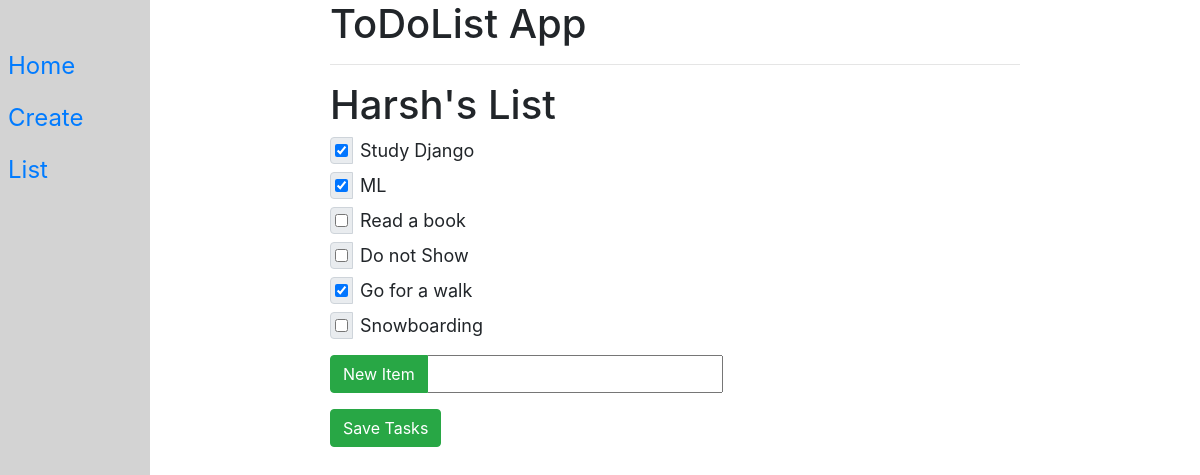
Before: /1/ with the older database file.
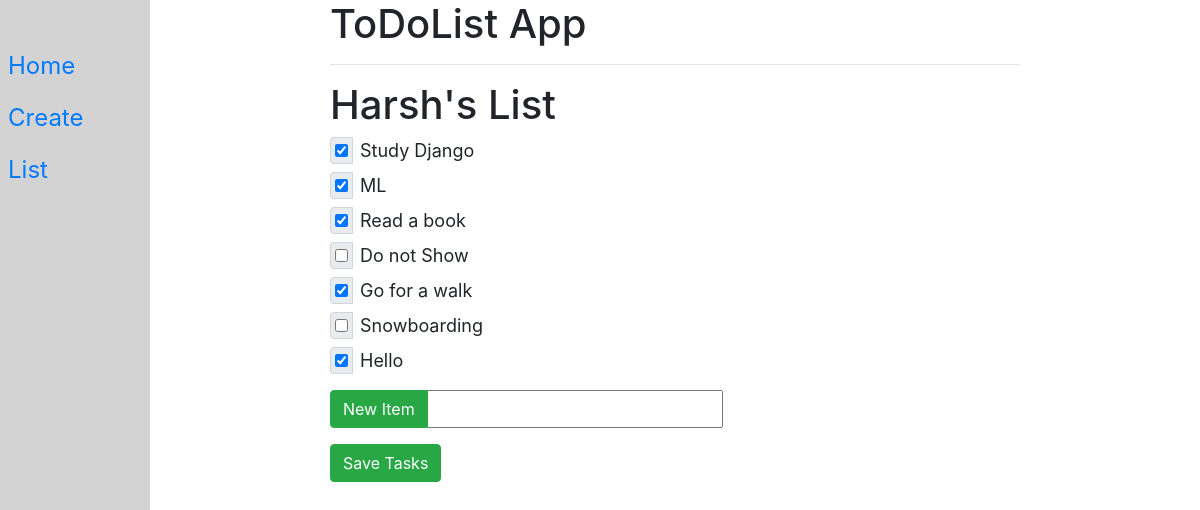
After: the same page with the newer database file.
### todolistapp/models.py (models this page shows, shortened)
class Item(models.Model):
    name=models.CharField(max_length=100)
    todolist=models.ForeignKey(TodoList,on_delete=models.CASCADE)
    completed=models.BooleanField(default=False)

### todolistapp/views.py (the view, shortened to what this page needs)
# urls.py: path("<int:id>/", views.index, name='index'),
def index(request,id):
    t=TodoList.objects.get(id=id)
    return render(request, "todolistapp/base.html", {"List": t})

### todolistapp/models.py (called while the page is built)
    def __str__(self):
        return self.name

### todolistapp/templates/todolistapp/base.html (shortened to what this page needs)
{% extends "todolistapp/parent.html" %}
{% block headingblock %}
    <h1>ToDoList App</h1>
{% endblock %}
{% block contentblock %}
    <h1 >{{List}}</h1>
    <form method="post" action="#">
            {% for item in List.item_set.all %}
                <div class="input-group mb-2">
                    <div class="input-group-prepend">
                        <div class="input-group-text pr-1 pl-1 mr-2">
                            {% if item.completed %}
                                <input type="checkbox" value="clicked" name="c{{item.id}}" checked>
                            {% else %}
                                <input type="checkbox" value="clicked" name="c{{item.id}}">
                            {% endif %}
                        </div>
                    </div>
                    {{item.name}}
                </div>
            {% endfor %}
        <div class="input-group mt-3 mb-3">
            <div class="input-group-prepend">
                <button type="submit" name="newitem" value="pressed" class="btn btn-success">New Item</button>
            </div>
            <input type="text" name="new">
        </div>
        <button type="submit" name="save" value="pressed" class="btn btn-success">Save Tasks</button>
    </form>
{% endblock %}

Changed rows visible on the page:
changed Item "Read a book": id "☐" → "☑"
added Item: name "Hello"
